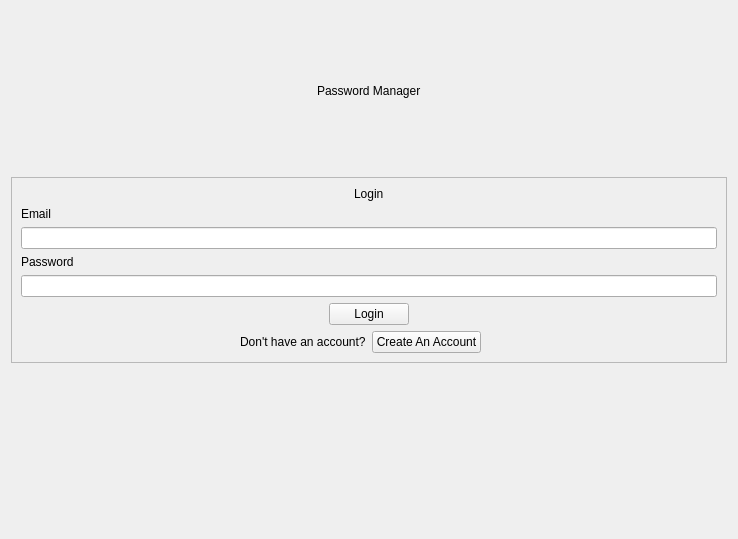
<?xml version="1.0" encoding="UTF-8"?>
<ui version="4.0">
 <class>LoginPage</class>
 <widget class="QWidget" name="LoginPage">
  <property name="geometry">
   <rect>
    <x>0</x>
    <y>0</y>
    <width>738</width>
    <height>539</height>
   </rect>
  </property>
  <property name="windowTitle">
   <string>Form</string>
  </property>
  <layout class="QVBoxLayout" name="verticalLayout">
   <item alignment="Qt::AlignmentFlag::AlignHCenter">
    <widget class="QLabel" name="title">
     <property name="text">
      <string>Password Manager</string>
     </property>
    </widget>
   </item>
   <item>
    <layout class="QHBoxLayout" name="horizontalLayout_2">
     <item>
      <widget class="QFrame" name="frame">
       <property name="frameShape">
        <enum>QFrame::Shape::StyledPanel</enum>
       </property>
       <property name="frameShadow">
        <enum>QFrame::Shadow::Raised</enum>
       </property>
       <layout class="QVBoxLayout" name="verticalLayout_2">
        <item alignment="Qt::AlignmentFlag::AlignHCenter">
         <widget class="QLabel" name="pageName">
          <property name="text">
           <string>Login</string>
          </property>
         </widget>
        </item>
        <item>
         <widget class="QLabel" name="emailLabel">
          <property name="text">
           <string>Email</string>
          </property>
         </widget>
        </item>
        <item>
         <widget class="QLineEdit" name="emailInput"/>
        </item>
        <item>
         <widget class="QLabel" name="passwordLabel">
          <property name="text">
           <string>Password</string>
          </property>
         </widget>
        </item>
        <item>
         <widget class="QLineEdit" name="passwordInput"/>
        </item>
        <item alignment="Qt::AlignmentFlag::AlignHCenter">
         <widget class="QPushButton" name="loginButton">
          <property name="text">
           <string>Login</string>
          </property>
         </widget>
        </item>
        <item>
         <layout class="QHBoxLayout" name="horizontalLayout">
          <item alignment="Qt::AlignmentFlag::AlignRight">
           <widget class="QLabel" name="label">
            <property name="text">
             <string>Don't have an account?</string>
            </property>
           </widget>
          </item>
          <item alignment="Qt::AlignmentFlag::AlignLeft">
           <widget class="QPushButton" name="createAccountButton">
            <property name="text">
             <string>Create An Account</string>
            </property>
           </widget>
          </item>
         </layout>
        </item>
       </layout>
      </widget>
     </item>
    </layout>
   </item>
   <item>
    <widget class="QLabel" name="label_2">
     <property name="text">
      <string/>
     </property>
    </widget>
   </item>
  </layout>
 </widget>
 <resources/>
 <connections/>
</ui>
